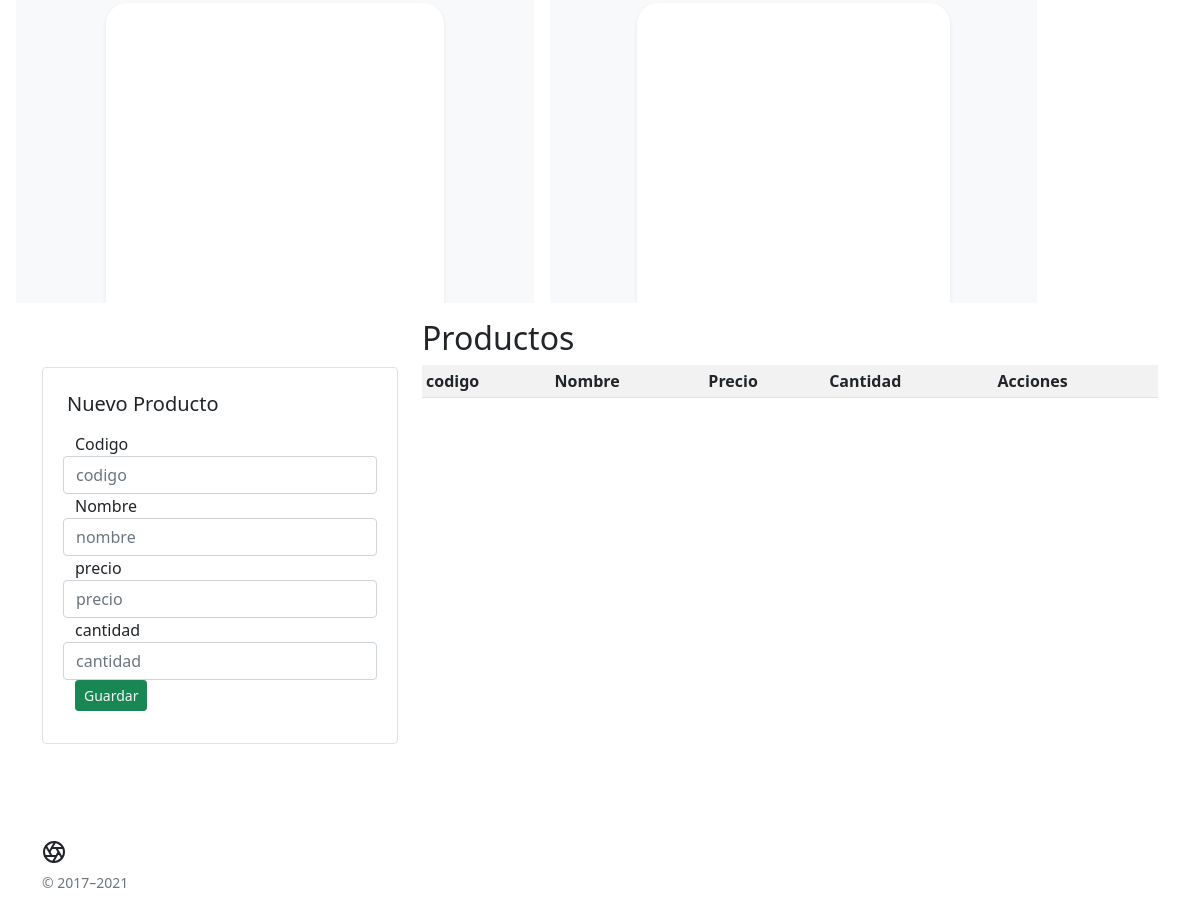
The app's page / (middle part), older data.
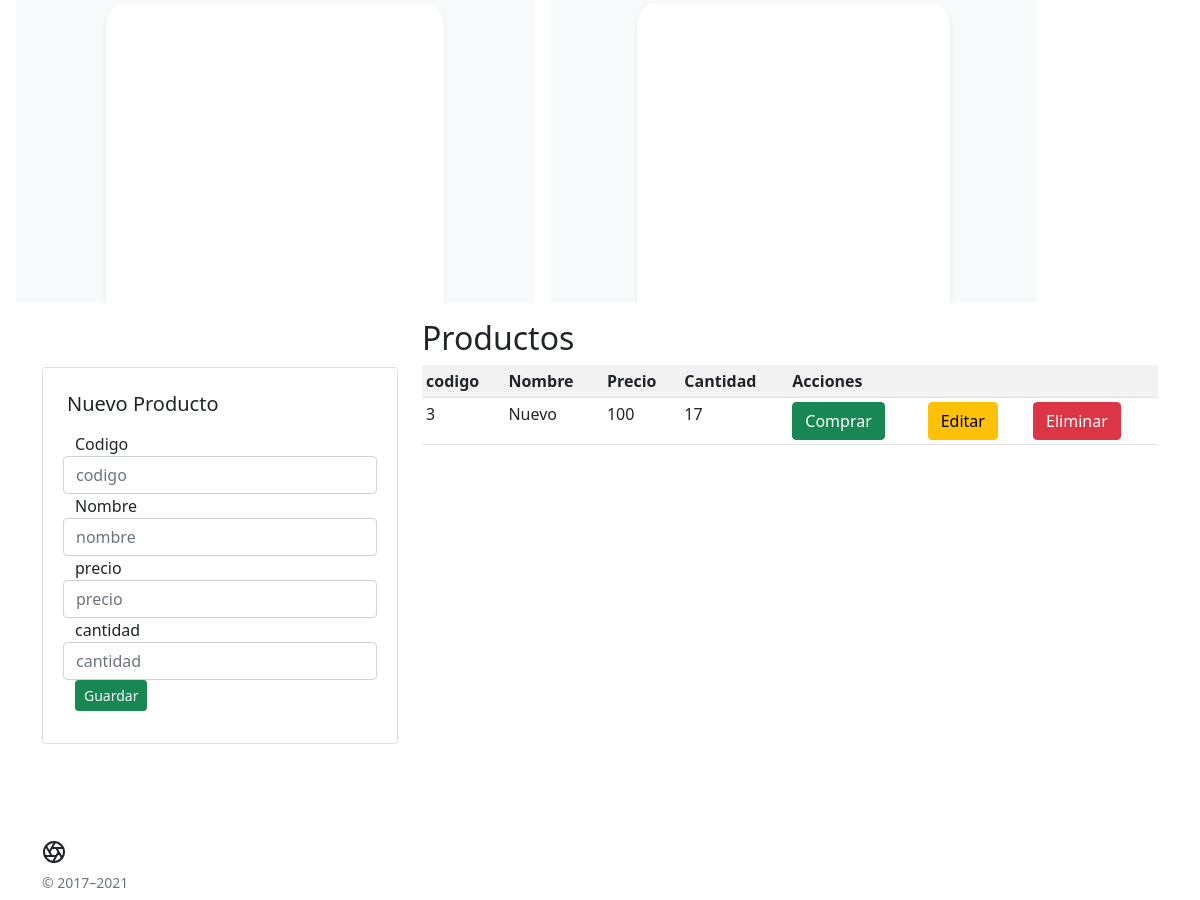
The same page, newer data.
### producto/models.py (models this page shows, shortened)
class Producto(models.Model):
    codigo = models.CharField(primary_key= True,max_length =6)
    nombre = models.CharField(max_length =50)
    precio = models.PositiveIntegerField()
    cantidad = models.PositiveIntegerField()

### producto/views.py (the view, shortened to what this page needs)
# urls.py: path('',views.portada),
def portada(request):
    prod = Producto.objects.filter(cantidad__gte = 1)
    return render(request,'portada.html',{'productos':prod})

### producto/templates/portada.html
{% extends 'base.html' %}
{% block body%}
<div class="row">
    <div class="col col-lg-4 py-5">
        <div class=" border rounded p-4">
            <h5 class="">Nuevo Producto</h5>
            <div class="p-1">
                <form class="p-1" action="/" method="post">{% csrf_token %}
                    <div class="form-group row">
                        <label for="codigo">Codigo</label>
                        <input type="number" class="form-control" name="codigo" placeholder="codigo" />
                    </div>
                    <div class="form-group row">
                        <label for="nombre">Nombre</label>
                        <input type="text" class="form-control" name="nombre" placeholder="nombre" />
                    </div>
                    <div class="form-group row">
                        <label for="precio">precio</label>
                        <input type="number" class="form-control" name="precio" placeholder="precio" />
                    </div>
                    <div class="form-group row">
                        <label for="cantidad">cantidad</label>
                        <input type="number" class="form-control" name="cantidad" placeholder="cantidad" />
                    </div>
                    <input type="submit" class="btn btn-success btn-sm text-light" value="Guardar" />
                </form>
            </div>
        </div>
    </div>
    <div class="col-lg-8">
        <h2>Productos</h2>
        <div class="table-responsive">
            <table class="table table-striped table-sm">
                <tr>
                    <th>codigo</th>
                    <th>Nombre</th>
                    <th>Precio</th>
                    <th>Cantidad</th>
                    <th colspan="3">Acciones</th>
                </tr>
                {% for p in productos %}
                <tr>
                    <td>{{p.codigo}}</td>
                    <td>{{p.nombre}}</td>
                    <td>{{p.precio}}</td>
                    <td>{{p.cantidad}}</td>
                    <td><a href="comprar/{{p.codigo}}" class="btn btn-success">Comprar</a></td>
                    <td><a href="editar/{{p.codigo}}" class="btn btn-warning">Editar</a></td>
                    <td><a href="eliminar/{{p.codigo}}" class="btn btn-danger">Eliminar</a></td>
                </tr>
                {% endfor %}
            </table>
        </div>
    </div>
</div>
{% endblock %}

### producto/templates/base.html (shortened to what this page needs)
<!doctype html>
<html lang="es">
    {% load static %}
    <head>
        <link href="https://cdn.jsdelivr.net/npm/bootstrap@5.0.2/dist/css/bootstrap.min.css" rel="stylesheet">
    </head>
    <body>
<main>
  <div class="d-md-flex flex-md-equal w-100 my-md-3 ps-md-3">
    <div class="bg-light me-md-3 pt-3 px-3 pt-md-5 px-md-5 text-center overflow-hidden">
      <div class="bg-body shadow-sm mx-auto" style="width: 80%; height: 300px; border-radius: 21px 21px 0 0;"></div>
    </div>
    <div class="bg-light me-md-3 pt-3 px-3 pt-md-5 px-md-5 text-center overflow-hidden">
      <div class="bg-body shadow-sm mx-auto" style="width: 80%; height: 300px; border-radius: 21px 21px 0 0;"></div>
    </div>
  </div>
</main>
        <div class="container">
            {% block body %}
            {% endblock %}
        </div>
        <footer class="container py-5">
  <div class="row">
    <div class="col-12 col-md">
      <small class="d-block mb-3 text-muted">&copy; 2017–2021</small>
    </div>
  </div>
</footer>
    </body>
</html>

Row changes from the older to the newer data that the page shows:
added Producto: codigo "3", nombre "Nuevo", precio "100", cantidad "17"
